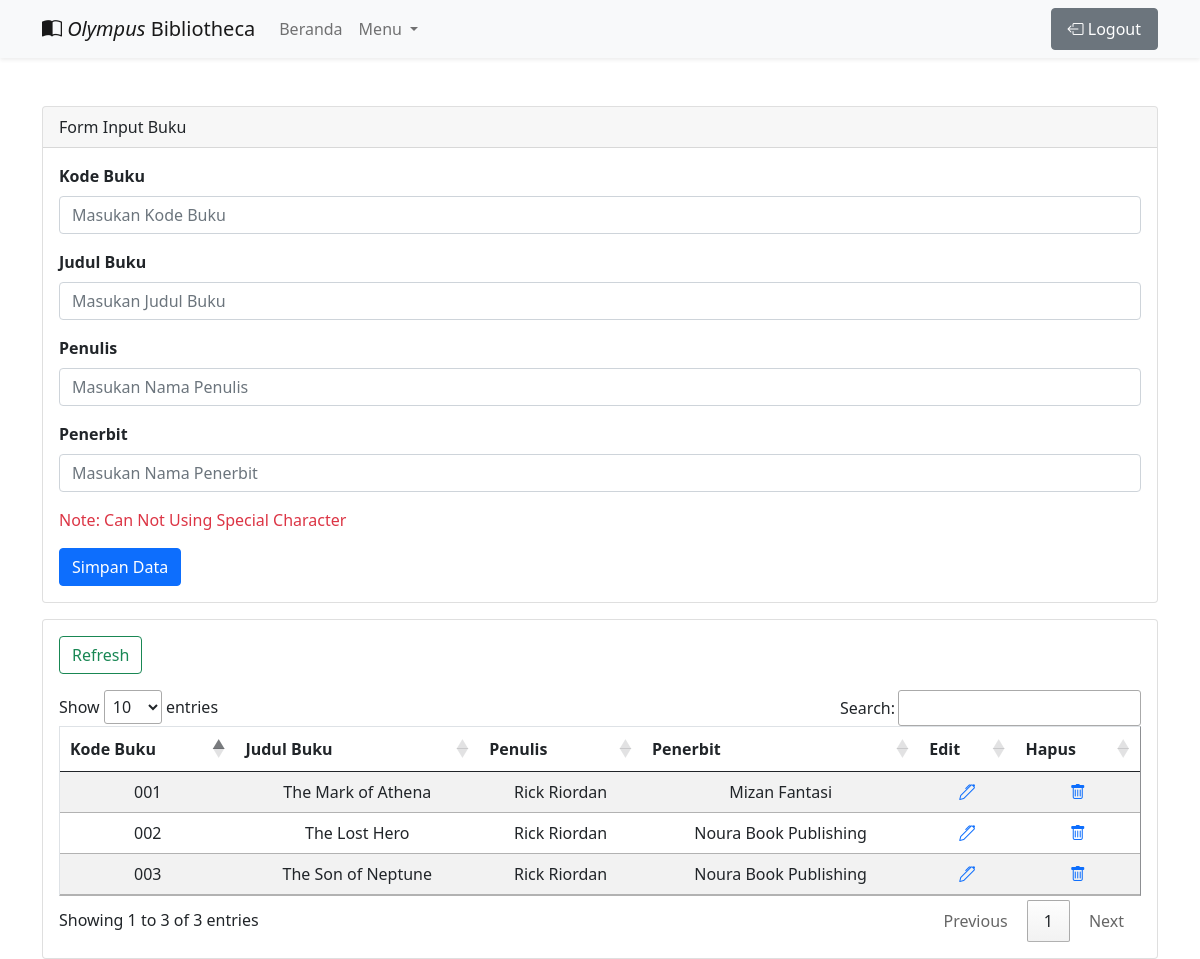
The app's page /view/inputBuku.php with its own data.
### tables this page shows
CREATE TABLE `tbl_buku` (
  `id` int(11) NOT NULL,
  `kode_buku` varchar(100) NOT NULL,
  `judul` varchar(225) NOT NULL,
  `pengarang` varchar(225) NOT NULL,
  `penerbit` varchar(225) NOT NULL
);

### library/controller.php (called while the page is built, shortened)
<?php
 class controller{
 function tampil($con, $tabel)
 {
     $sql = "SELECT * FROM $tabel";
     $jalan = mysqli_query($con, $sql);
     while(@$data = mysqli_fetch_assoc($jalan))
         $isi[] = $data;
         return @$isi;
 }
 }
?>

### view/inputBuku.php (the view, shortened to what this page needs)
<?php
include '../config/koneksi.php';
include '../library/controller.php';
    $go = new controller();
    $tabel = "tbl_buku";
?>
<!doctype html>
<html lang="en">
  <head>
    <link rel="stylesheet" href="https://cdn.datatables.net/1.10.24/css/jquery.dataTables.min.css">
    <link href="https://unpkg.com/aos@2.3.1/dist/aos.css" rel="stylesheet">
    <link href="https://cdn.jsdelivr.net/npm/bootstrap@5.0.0-beta3/dist/css/bootstrap.min.css" rel="stylesheet">
    <link rel="stylesheet" href="https://cdn.jsdelivr.net/npm/bootstrap-icons@1.5.0/font/bootstrap-icons.css">
    <link rel="stylesheet" href="../assets/css/style.css">
  </head>
  <body>
    <nav class="navbar navbar-expand-lg navbar-light bg-light shadow-sm">
      <div class="container" >
      <a class="navbar-brand" href="../dashboard.php"><i class="bi bi-book-half"></i> <i>Olympus</i> Bibliotheca</a>
        <div class="collapse navbar-collapse" id="navbarSupportedContent">
          <ul class="navbar-nav me-auto mb-2 mb-lg-0">
            <li class="nav-item">
              <a class="nav-link" aria-current="page" href="../dashboard.php">Beranda</a>
            </li>
            <li class="nav-item dropdown">
              <a class="nav-link dropdown-toggle" href="#" id="navbarDropdown" role="button" data-bs-toggle="dropdown" aria-expanded="false" >
                Menu
              </a>
            </li>
        </ul>
        <form class="d-flex">
            <ul class="nav navbar-expand-lg justify-content-end ">
                <li class="nav-item dropdown">
                <li class="nav-right">
                    <a class="nav-link btn btn-secondary" aria-current="page" href="index.php" style="color:white;"onclick="return confirm('Anda Yakin Ingin Keluar?')"><i class="bi bi-box-arrow-left"></i>  Logout</a>
                </li>
                </li>
            </ul>
          </form>
        </div>
      </div>
    </nav>
  <div class="container mt-5" id= "content" >
        <div class="card" data-aos="fade-down">
            <div class="card-header">
                Form Input Buku
            </div>
            <div class="card-body">
                <form method="post">
                    <div class="mb-3">
                        <label for="exampleFormControlInput1" class="form-label fw-bold">Kode Buku</label>
                        <input type="number" name="kode_buku" class="form-control" value="<?php echo @$edit['kode_buku'] ?>" id="exampleFormControlInput1" placeholder="Masukan Kode Buku" required>
                    </div>
                    <div class="mb-3">
                        <label for="exampleFormControlInput1" class="form-label fw-bold">Judul Buku</label>
                        <input type="text" name="judul" class="form-control" value="<?php echo @$edit['judul'] ?>" id="exampleFormControlInput1" placeholder="Masukan Judul Buku" required>
                    </div>
                    <div class="mb-3">
                        <label for="exampleFormControlInput1" class="form-label fw-bold">Penulis</label>
                        <input type="text" name="pengarang" class="form-control" value="<?php echo @$edit['pengarang'] ?>" id="exampleFormControlInput1" placeholder="Masukan Nama Penulis" required>
                    </div>
                    <div class="mb-3">
                        <label for="exampleFormControlInput1" class="form-label fw-bold">Penerbit</label>
                        <input type="text" name="penerbit" class="form-control" value="<?php echo @$edit['penerbit'] ?>" id="exampleFormControlInput1" placeholder="Masukan Nama Penerbit" required>
                    </div>
                    <div class="mb-3">
                        <p class="text-capitalize text-danger opacity-50">Note: can not using special character</p>
                    </div>
                    <?php if(@$_GET['id'] ==""){ ?>
                        <input type="submit" class="btn btn-primary"name="simpan" value="Simpan Data">
                    <?php }else{ ?>
                        <input type="submit" class="btn btn-primary" name="ubah" value="Ubah Data">
                    <?php } ?>
            </form>
            </div>
        </div>
        <div class="card p-3 mt-3" data-aos="fade-up">
            <form class="d-flex justify-content-start">
                <a href="?menu=input_buku" class="btn btn-outline-success" type="submit">Refresh</a>
            </form>
            <div class="table-responsive mt-3 text-center">
                <table align="center" border="1" class="mt-4 table table-striped table-hover bg-white" id="tableAll">
                    <thead>
                        <tr>
                            <th>Kode Buku</th>
                            <th>Judul Buku</th>
                            <th>Penulis</th>
                            <th>Penerbit</th>
                            <th>Edit</th>
                            <th>Hapus</th>
                        </tr>
                    </thead>
                    <tbody>
                        <?php
                            $data = $go->tampil($con, $tabel);
                            if($data==""){
                                echo "<tr><td colspan='4'>No Data</td></tr>";
                            }else{
                            foreach($data as $r){
                        ?>
                        <tr>
                            <td><?php echo $r['kode_buku']?></td>
                            <td><?php echo $r['judul']?></td>
                            <td><?php echo $r['pengarang']?></td>
                            <td><?php echo $r['penerbit']?></td>
                            <td><a href="?menu=input_buku&edit&id=<?php echo $r['kode_buku']?>"><i class="bi bi-pen"></i></a></td>
                            <td><a class="text-center" href="?menu=input_buku&hapus&id=<?php echo $r['kode_buku']?>" onclick="return confirm('Hapus Data?')"><i class="bi bi-trash text-center"></i></a></td>
                        </tr>
                        <?php } } ?>
                    </tbody>
                </table>
            </div>
        </div>
    </div>
  </body>
</html>

### assets/css/style.css (style rules this page uses)
body { background-image: url("../img/bg4.jpg"); background-repeat: no-repeat; background-size: cover; }

### records on screen
tbl_buku: kode_buku "001", judul "The Mark of Athena", pengarang "Rick Riordan", penerbit "Mizan Fantasi"
tbl_buku: kode_buku "002", judul "The Lost Hero", pengarang "Rick Riordan", penerbit "Noura Book Publishing"
tbl_buku: kode_buku "003", judul "The Son of Neptune", pengarang "Rick Riordan", penerbit "Noura Book Publishing"
